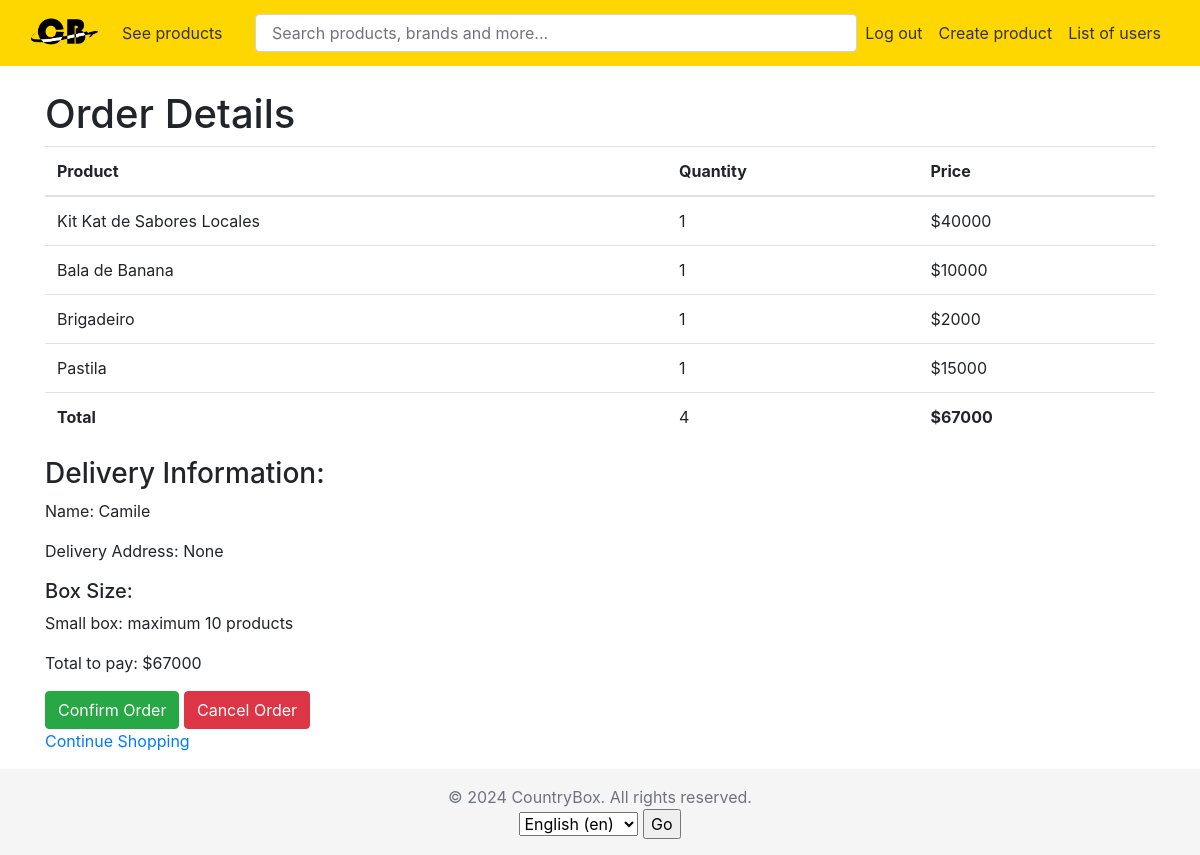
Page /shopping-cart/order/ (signed in) on the committed database.
### shoppingcart/models.py (models this page shows, shortened)
class CartItem(models.Model):
    cart = models.ForeignKey(Cart, on_delete=models.CASCADE, related_name="items")
    product = models.ForeignKey(Product, on_delete=models.CASCADE)
    quantity = models.IntegerField(default=1)
    def get_total_price(self):
        return self.product.price * self.quantity

### products/models.py (models this page shows)
class Product(models.Model):
    name = models.CharField(max_length=255)
    description=models.CharField(max_length=255)
    country=models.CharField(max_length=255)
    size=models.CharField(max_length=255)
    image_product= models.ImageField(upload_to='products/images/', default= 'products/images/box.jpg')
    price=models.IntegerField()

### users/models.py (models this page shows)
class CustomUser(AbstractUser):
    address = models.CharField(max_length = 255, null=True)
    phone_number = models.IntegerField(null=True)

### shoppingcart/views.py (the view, shortened to what this page needs)
# urls.py: path('order/', views.order, name='order'),
@login_required
def order(request):
    customer_id = request.user.id
    customer = CustomUser.objects.get(pk=customer_id)
    cart, create = Cart.objects.get_or_create(customer=customer)
    cart_items = CartItem.objects.filter(cart=cart.pk)
    total_cart = sum(item.get_total_price() for item in cart_items)
    total_quantity = ShoppingCart.get_total_quantity(cart.items.all())
    return render(request, "order.html", {"cart": cart, "cart_items": cart_items, 'customer': customer, "total_price": total_cart, 'total_quantity': total_quantity})

### shoppingcart/utils.py (called while the page is built)
    def get_total_quantity(cart_items):
        total_quantity = 0
        for item in cart_items:
            total_quantity += item.quantity
        return total_quantity

### shoppingcart/templates/order.html (shortened to what this page needs)
{% extends 'templates/base.html' %}
{% load i18n %}
{% block content %}
  <h1>{% trans "Order Details" %}</h1>
  <table class="table">
    <thead>
      <tr>
        <th>{% trans "Product" %}</th>
        <th>{% trans "Quantity" %}</th>
        <th>{% trans "Price" %}</th>
      </tr>
    </thead>
    <tbody>
      {% for item in cart_items %}
        <tr>
          <td>{{ item.product.name }}</td>
          <td>{{ item.quantity }}</td>
          <td>${{ item.get_total_price }}</td>
        </tr>
      {% endfor %}
      <tr>
        <td><b>{% trans "Total" %}</b></td>
        <td>{{ total_quantity }}</td>
        <td><b>${{ total_price }}</b></td>
      </tr>
    </tbody>
  </table>
  <h3>{% trans "Delivery Information:" %}</h3>
  <p>{% trans "Name:" %} {{ customer.username }}</p>
  <p>{% trans "Delivery Address:" %} {{ customer.address }}</p>
  <h5>{% trans "Box Size:" %}</h5>
  {% if total_quantity <= 10 %}
    <p>{% trans "Small box: maximum 10 products" %}</p>
  {% elif total_quantity <= 20 %}
    <p>{% trans "Medium box: maximum 20 products" %}</p>
  {% elif total_quantity <= 30 %}
    <p>{% trans "Large box: maximum 30 products" %}</p>
  {% endif %}
  <p>{% trans "Total to pay:" %} ${{ total_price }}</p>
  <form action="{% url 'cart:order_confirmation' %}" method="post" style="display: inline;">
    <button type="submit" class="btn btn-success">{% trans "Confirm Order" %}</button>
  </form>
  <a href="{% url 'cart:cart' %}" class="btn btn-danger">{% trans "Cancel Order" %}</a>
  <p><a href="{% url 'list' %}">{% trans "Continue Shopping" %}</a></p>
{% endblock %}

### users/static/css/main.css (style rules this page uses)
body { display: flex; flex-direction: column; min-height: 100vh; margin: 0; }

### rows in the picture
CartItem: product.name "Kit Kat de Sabores Locales", quantity "1", get_total_price "40000"
CartItem: product.name "Bala de Banana", quantity "1", get_total_price "10000"
CartItem: product.name "Brigadeiro", quantity "1", get_total_price "2000"
CartItem: product.name "Pastila", quantity "1", get_total_price "15000"
CustomUser: username "Camile", address "None"

### other values in the picture
{{ total_quantity }} "4"
{{ total_price }} "67000"
form field language "English (en)"
